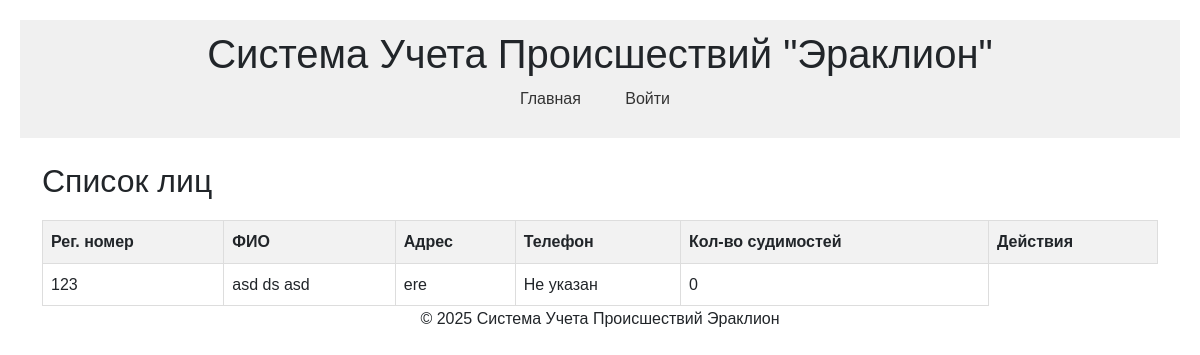
Before: /persons with the older database file.
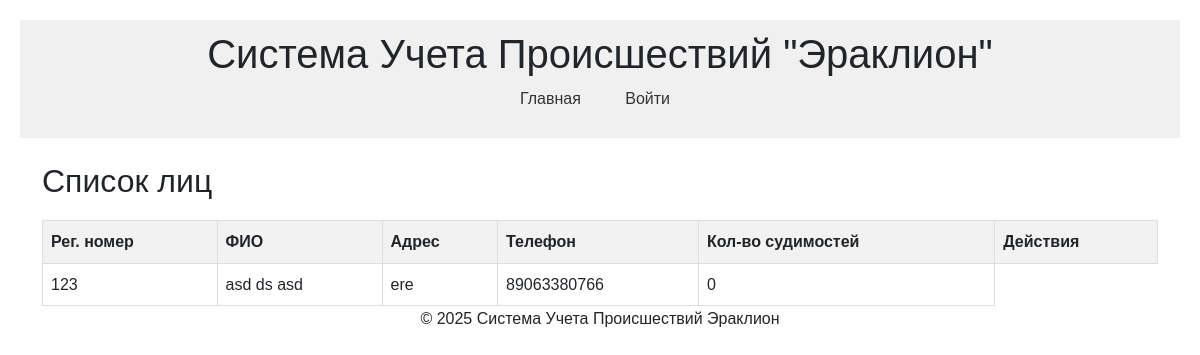
After: the same page with the newer database file.
### models.py (models this page shows, shortened)
class Person(db.Model):
    id = db.Column(db.Integer, primary_key=True)
    reg_number = db.Column(db.String(50), unique=True, nullable=False)
    first_name = db.Column(db.String(100), nullable=False)
    last_name = db.Column(db.String(100), nullable=False)
    patronymic = db.Column(db.String(100))
    address = db.Column(db.String(255))
    phone = db.Column(db.String(20))  # новое поле
    convictions_count = db.Column(db.Integer, default=0)
    incident_roles = db.relationship('IncidentPerson', backref='person', lazy='dynamic')

### routes.py (the view)
@login_required
@routes.route('/persons')
def list_persons():
    persons = Person.query.all()
    return render_template('persons/list_persons.html', persons=persons)

### templates/persons/list_persons.html (shortened to what this page needs)
{% extends "base.html" %}
{% block content %}
    <h2>Список лиц</h2>
    <table>
        <thead>
            <tr>
                <th>Рег. номер</th>
                <th>ФИО</th>
                <th>Адрес</th>
                <th>Телефон</th>
                <th>Кол-во судимостей</th>
                <th>Действия</th>
            </tr>
        </thead>
        <tbody>
            {% for person in persons %}
                <tr>
                    <td>{{ person.reg_number }}</td>
                    <td>{{ person.last_name }} {{ person.first_name }} {{ person.patronymic or '' }}</td>
                    <td>{{ person.address or 'Не указан' }}</td>
                    <td>{{ person.phone or 'Не указан' }}</td>
                    <td>{{ person.convictions_count }}</td>
                </tr>
            {% endfor %}
        </tbody>
    </table>
{% endblock %}

### templates/base.html (shortened to what this page needs)
<!DOCTYPE html>
<html lang="en">
<head>
    <link href="https://cdn.jsdelivr.net/npm/bootstrap@5.3.2/dist/css/bootstrap.min.css" rel="stylesheet">
    <link rel="stylesheet" href="{{ url_for('static', filename='css/style.css') }}">
</head>
<body>
    <header>
        <h1>Система Учета Происшествий "Эраклион"</h1>
        <nav>
            <ul>
                <li><a href="{{ url_for('routes.index') }}">Главная</a></li>
                {% if current_user.is_authenticated %}
                    <li><a href="{{ url_for('routes.list_incidents') }}">Происшествия</a></li>
                    <li><a href="{{ url_for('routes.list_persons') }}">Лица</a></li>
                    <li><a href="{{ url_for('routes.report_incident_count') }}">Отчеты</a></li>
                    <li><a href="{{ url_for('routes.logout') }}">Выйти</a></li>
                    <li>
                        <span>
                            {{ current_user.role }}
                        </span>
                    </li>
                {% else %}
                    <li>
                        <a href="{{ url_for('routes.login') }}">Войти</a>
                    </li>
                {% endif %}
            </ul>
        </nav>
    </header>
    <main>
        <div class="container mt-4">
            {% block content %}{% endblock %}
        </div>
    </main>
    <div class="footer-wrapper">
      <footer>
        <p>&copy; 2025 Система Учета Происшествий Эраклион</p>
      </footer>
    </div>
</body>
</html>

### static/css/style.css (style rules this page uses)
body { font-family: sans-serif; margin: 20px; line-height: 1.6; }
header { background-color: #f0f0f0; padding: 10px 0; text-align: center; margin-bottom: 20px; }
nav ul { list-style: none; padding: 0; }
nav ul li { display: inline; margin: 0 15px; }
nav a { text-decoration: none; color: #333; }
main { margin-top: 20px; }
table { width: 100%; border-collapse: collapse; margin-top: 20px; }
th, td { border: 1px solid #ddd; padding: 8px; text-align: left; }
th { background-color: #f2f2f2; }
a { color: #007bff; text-decoration: none; margin-right: 10px; }
.footer-wrapper { text-align: center; }

Changed rows visible on the page:
changed Person "asd": phone "Не указан" → "89063380766"
